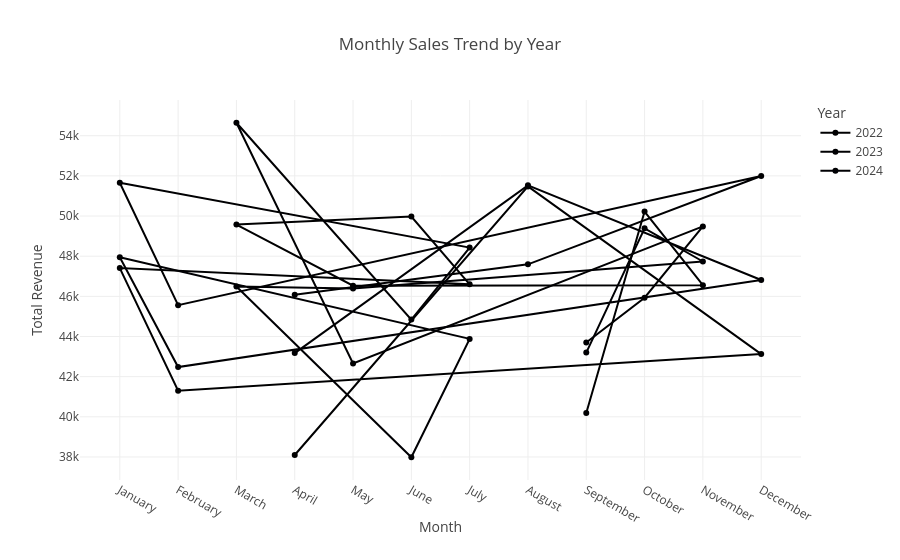

This figure's notebook cell:
### Markdown cell above
##### Visualization – Monthly Trend

### Code cell
fig = px.line(
    monthly_sales,
    x='transaction_month_name',
    y='total_revenue',
    markers=True,
    color='transaction_year',
    title='Monthly Sales Trend by Year',
    labels={
        'transaction_month_name': 'Month',
        'total_revenue': 'Total Revenue',
        'transaction_year': 'Year'
    },
    hover_data={
        'transaction_year': True,
        'total_revenue': ':.2f'
    }
)

fig.update_layout(
    title_x=0.5,
    xaxis={'categoryorder': 'array', 
           'categoryarray': [
               'January','February','March','April','May','June',
               'July','August','September','October','November','December'
           ]}
)

fig.show()

### Figure 1 — Plotly figure (JSON) as saved in the notebook; plotly's stock layout.template omitted (floating-point values rounded to 4 significant figures)
{"data": [{"customdata": [[2022], [2022], [2022], [2022], [2022], [2022], [2022], [2022], [2022], [2022], [2022], [2022]], "hovertemplate": "Year=%{customdata[0]}<br>Month=%{x}<br>Total Revenue=%{y:.2f}<extra></extra>", "legendgroup": "2022", "line": {"color": "#000001", "dash": "solid"}, "marker": {"symbol": "circle"}, "mode": "lines+markers", "name": "2022", "orientation": "v", "showlegend": true, "type": "scatter", "x": ["April", "August", "December", "February", "January", "July", "June", "March", "May", "November", "October", "September"], "xaxis": "x", "y": [38100.0, 51480.0, 43120.0, 41300.0, 47410.0, 46600.0, 49970.0, 49580.0, 46530.0, 46550.0, 50220.0, 40190.0], "yaxis": "y"}, {"customdata": [[2023], [2023], [2023], [2023], [2023], [2023], [2023], [2023], [2023], [2023], [2023], [2023]], "hovertemplate": "Year=%{customdata[0]}<br>Month=%{x}<br>Total Revenue=%{y:.2f}<extra></extra>", "legendgroup": "2023", "line": {"color": "#000002", "dash": "solid"}, "marker": {"symbol": "circle"}, "mode": "lines+markers", "name": "2023", "orientation": "v", "showlegend": true, "type": "scatter", "x": ["April", "August", "December", "February", "January", "July", "June", "March", "May", "November", "October", "September"], "xaxis": "x", "y": [46080.0, 47600.0, 51990.0, 45560.0, 51660.0, 48430.0, 44840.0, 54650.0, 42660.0, 49480.0, 45930.0, 43700.0], "yaxis": "y"}, {"customdata": [[2024], [2024], [2024], [2024], [2024], [2024], [2024], [2024], [2024], [2024], [2024], [2024]], "hovertemplate": "Year=%{customdata[0]}<br>Month=%{x}<br>Total Revenue=%{y:.2f}<extra></extra>", "legendgroup": "2024", "line": {"color": "#000003", "dash": "solid"}, "marker": {"symbol": "circle"}, "mode": "lines+markers", "name": "2024", "orientation": "v", "showlegend": true, "type": "scatter", "x": ["April", "August", "December", "February", "January", "July", "June", "March", "May", "November", "October", "September"], "xaxis": "x", "y": [43170.0, 51530.0, 46820.0, 42480.0, 47950.0, 43880.0, 37990.0, 46490.0, 46390.0, 47740.0, 49390.0, 43200.0], "yaxis": "y"}], "layout": {"legend": {"title": {"text": "Year"}, "tracegroupgap": 0}, "title": {"text": "Monthly Sales Trend by Year", "x": 0.5}, "xaxis": {"anchor": "y", "categoryarray": ["January", "February", "March", "April", "May", "June", "July", "August", "September", "October", "November", "December"], "categoryorder": "array", "domain": [0, 1], "title": {"text": "Month"}}, "yaxis": {"anchor": "x", "domain": [0, 1], "title": {"text": "Total Revenue"}}}}
